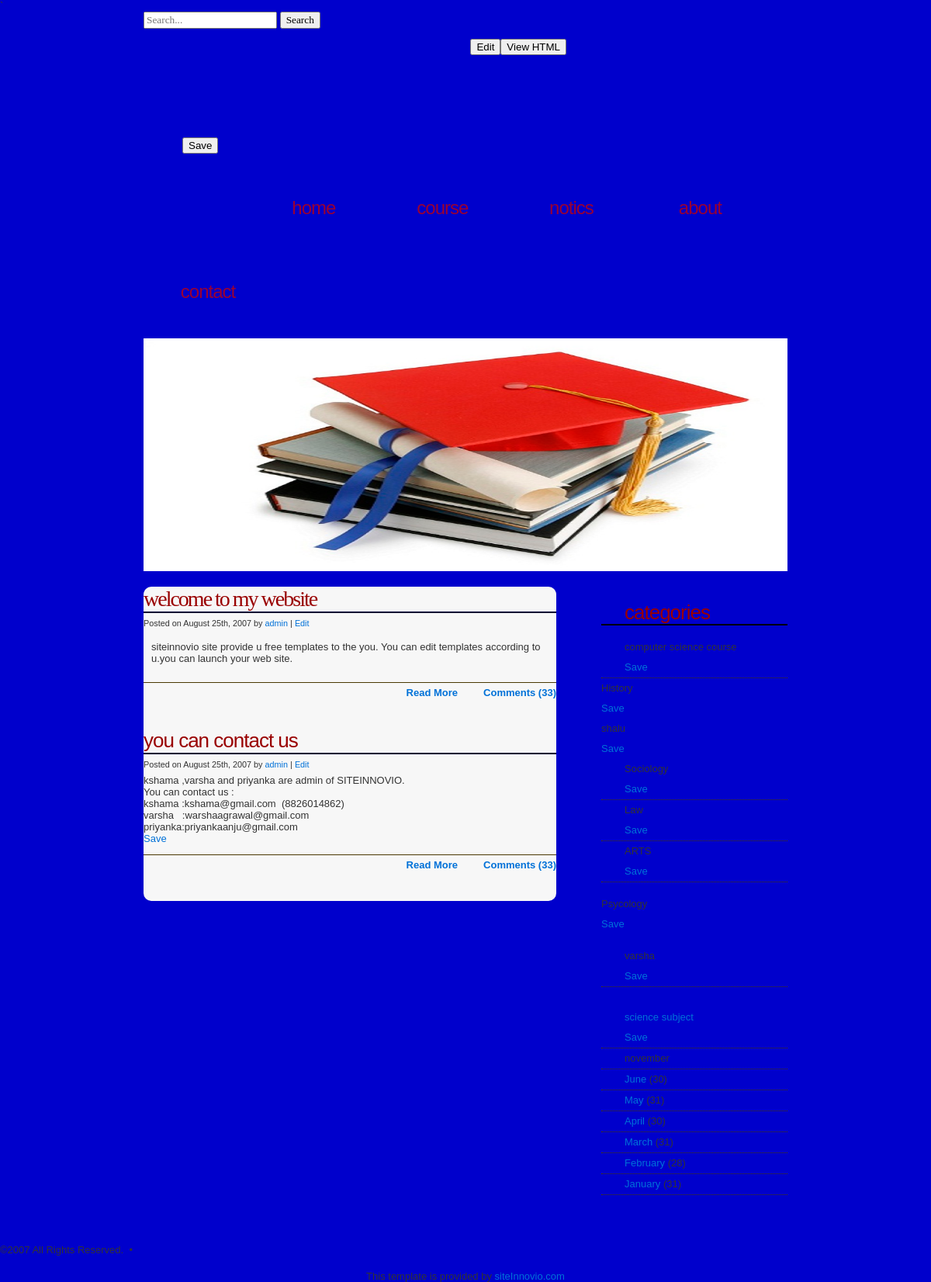
/minor4/edu_template_update.php, run on the app's committed database.
### tables this page shows
CREATE TABLE IF NOT EXISTS `pcontent` (
  `id` varchar(100) NOT NULL,
  `text` text NOT NULL
);

### minor4/edu_template_update.php (the view, shortened to what this page needs)
`<!DOCTYPE html PUBLIC "-//W3C//DTD XHTML 1.0 Strict//EN" "http://www.w3.org/TR/xhtml1/DTD/xhtml1-strict.dtd">
<html xmlns="http://www.w3.org/1999/xhtml">
<head>
<link href="css/default_education.css" rel="stylesheet" type="text/css" media="screen" />
<link href="content.css" rel="stylesheet" type="text/css" media="screen" />
<link href="css/save_bt_in_all_div.css" rel="stylesheet" type="text/css" media="screen" />
<link href="css/google.css" rel="stylesheet" type="text/css" media="screen" />
</head>
<body >
<div id="header">
<form action="https://www.google.co.in/imghp?q=en&sitesearch=ii" method="get">
	<input type="search" id="search-box" name="q" results="5" placeholder="Search..." autocomplete="on" />
	<input id="search-submit" type="submit" value="Search"  />
</form>
	<div id="logo">
		<h1 id="editor"><div id="status"></div>
		<div id="pcontent">
		<div id="editable12" contentEditable="true">
		</div>
		<button id="save12" onClick="callme($(this).prev('div').attr('id'));">Save</button>
		</div></h1>
	</div>
	<div id="menu">
		<ul>
			<li contenteditable data-name="title" id="id21" class="active"><a href="#" accesskey="1" title="">Home</a></li>
			<li contenteditable data-name="title" id="id22"><a href="#" accesskey="2" title="">Course</a></li>
			<li contenteditable data-name="title" id="id23"><a href="#" accesskey="3" title="">Notics</a></li>
			<li contenteditable data-name="title" id="id24"><a href="#" accesskey="4" title="">About</a></li>
			<li contenteditable data-name="title" id="id25"><a href="#" accesskey="5" title="">Contact</a></li>
		</ul>
	</div>
</div>
<div id="gallery">
	<div id="top-photo" >
		<p contenteditable data-name="title" id="imgid"><a href="#"><img label="img1" editable src="images/importance_of_education_1.jpg" alt="" width="830" height="300" /></a></p>
	</div>
</div>
<div id="page">
	<div id="content">
		<div class="post">
			<h1 class="title" contenteditable data-name="title" id="id31">Welcome to My Website</h1>
			<p contenteditable data-name="title" id="id32" class="byline"><small>Posted on August 25th, 2007 by <a href="#">admin</a> | <a href="#">Edit</a></small></p>
		<div id="pcontent">
		<div id="editable" contentEditable="true">
		<?php
			$sql = mysql_query("select text from pcontent where id='1'");
			$row = mysql_fetch_array($sql);
			echo $row['text'];
		?>
		</div>
		</div>
			<p contenteditable data-name="title" id="id34" class="meta"><a href="#" class="more">Read More</a> &nbsp;&nbsp;&nbsp; <a href="#" class="comments">Comments (33)</a></p>
		</div>
		<div class="post">
			<h2 contenteditable data-name="title" id="id41" class="title" >you can contact us </h2>
			<p contenteditable data-name="title" id="id42" class="byline"><small>Posted on August 25th, 2007 by <a href="#">admin</a> | <a href="#">Edit</a></small></p>
		<div id="pcontent">
		<div id="editable1" contentEditable="true">
		<?php
			$sql = mysql_query("select text from pcontent where id='editable1'");
			$row = mysql_fetch_array($sql);
			echo $row['text'];
		?>
		</div>
		<a href="#" id="save1" onClick="callme($(this).prev('div').attr('id'));">Save</a>
		</div>
			<p contenteditable data-name="title" id="id44" class="meta"><a href="#" class="more">Read More</a> &nbsp;&nbsp;&nbsp; <a href="#" class="comments">Comments (33)</a></p>
		</div>
	</div>
	<div id="sidebar">
		<ul>
			<li contenteditable data-name="title" id="id5">
				<h2>Categories</h2>
				<ul>
					<li contenteditable data-name="title" id="id51">
	                <div id="pcontent">
	                <div id="editable2" contentEditable="true">
        <?php
			$sql = mysql_query("select text from pcontent where id='editable2'");
			$row = mysql_fetch_array($sql);
			echo $row['text'];
		?>
		</div>
		<a href="#" id="save3" onClick="callme($(this).prev('div').attr('id'));">Save</a>
		</div>
        </a></li>
	                <div id="pcontent">
	                <div id="editable3" contentEditable="true">
        <?php
			$sql = mysql_query("select text from pcontent where id='editable3'");
			$row = mysql_fetch_array($sql);
			echo $row['text'];
		?>
		</div>
		<a href="#" id="save3" onClick="callme($(this).prev('div').attr('id'));">Save</a>
		</div>
        </a></li>
	                <div id="pcontent">
	                <div id="editable4" contentEditable="true">
        <?php
			$sql = mysql_query("select text from pcontent where id='editable4'");
			$row = mysql_fetch_array($sql);
			echo $row['text'];
		?>
		</div>
		<a href="#" id="save4" onClick="callme($(this).prev('div').attr('id'));">Save</a>
		</div>
        <li>
	                <div id="pcontent">
	                <div id="editable5" contentEditable="true">
        <?php
			$sql = mysql_query("select text from pcontent where id='editable5'");
			$row = mysql_fetch_array($sql);
			echo $row['text'];
		?>
		</div>
		<a href="#" id="save5" onClick="callme($(this).prev('div').attr('id'));">Save</a>
		</div>
        </li>
					<li >
	                <div id="pcontent">
	                <div id="editable6" contentEditable="true">
        <?php
			$sql = mysql_query("select text from pcontent where id='editable6'");
			$row = mysql_fetch_array($sql);
			echo $row['text'];
		?>
		</div>
		<a href="#" id="save6" onClick="callme($(this).prev('div').attr('id'));">Save</a>
		</div>
        </li>
					<li> <div id="status"></div>
	                <div id="pcontent">
	                <div id="editable7" contentEditable="true">
        <?php
			$sql = mysql_query("select text from pcontent where id='editable7'");
			$row = mysql_fetch_array($sql);
			echo $row['text'];
		?>
		</div>
		<a href="#" id="save7" onClick="callme($(this).prev('div').attr('id'));">Save</a>
		</div>
        </li>
				</ul>
			<li>
	                <div id="pcontent">
	                <div id="editable8" contentEditable="true">
        <?php
			$sql = mysql_query("select text from pcontent where id='editable8'");
			$row = mysql_fetch_array($sql);
			echo $row['text'];
		?>
		</div>
		<a href="#" id="save8" onClick="callme($(this).prev('div').attr('id'));">Save</a>
		</div>
				<ul>
					<li ><div id="status"></div>
	                <div id="pcontent">
	                <div id="editable9" contentEditable="true">
        <?php
			$sql = mysql_query("select text from pcontent where id='editable9'");
			$row = mysql_fetch_array($sql);
			echo $row['text'];
		?>
		</div>
		<a href="#" id="save9" onClick="callme($(this).prev('div').attr('id'));">Save<a href="#"
		</div></li>
					<li ><div id="status"></div>
	                <div id="pcontent">
	                <div id="editable10" contentEditable="true">
        <?php
			$sql = mysql_query("select text from pcontent where id='editable10'");
			$row = mysql_fetch_array($sql);
			echo $row['text'];
		?>
		</div>
		<a href="#" id="save10" onClick="callme($(this).prev('div').attr('id'));">Save</a>
		</div></li>
					<li ><div id="status"></div>
	                <div id="pcontent">
	                <div id="editable11" contentEditable="true">
        <?php
			$sql = mysql_query("select text from pcontent where id='editable11'");
			$row = mysql_fetch_array($sql);
			echo $row['text'];
		?>
		</div>
		</div></li>
					<li ><a  contenteditable data-name="title" id="id64"href="#">June</a> (30)</li>
					<li ><a contenteditable data-name="title" id="id65" href="#">May</a> (31)</li>
					<li ><a contenteditable data-name="title" id="id66" href="#">April</a> (30)</li>
					<li ><a contenteditable data-name="title" id="id67" href="#">March</a> (31)</li>
					<li ><a contenteditable data-name="title" id="id68" href="#">February</a> (28)</li>
					<li ><a contenteditable data-name="title" id="id68" href="#">January</a> (31)</li>
				</ul>
			</li>
	</div>
</div>
<div style="clear: both; height: 30px">&nbsp;</div>
<div contenteditable data-name="title" id="id7" id="footer">
	<p>&copy;2007 All Rights Reserved. &nbsp;&bull;&nbsp; </p>
</div>
<div  align=center >This template is provided by <a href='index5k.html'>siteInnovio.com</a></div>
</body>
</html>

### minor4/css/default_education.css (style rules this page uses)
body { margin: 0; padding: 0; font-size: 13px; color:#000000; background-color:#0000CC; }
body, th, td, input, textarea, select, option { font-family:"Times New Roman", Times, serif; }
h1, h2, h3 { text-transform: lowercase; font-family: "Trebuchet MS", Arial, Helvetica, sans-serif; font-weight: normal; color:#990000; }
h1 { letter-spacing: -2px; font-size: 3em; }
h2 { letter-spacing: -1px; font-size: 2em; }
p, ul, ol { line-height: 200%; }
a { color:#993399; }
img { border: none; }
#header { width: 830px; height: 280px; margin: 0 auto; }
#logo { height: 170px; }
#logo h1 { float: left; padding: 40px 40px 0 50px; letter-spacing: -2px; font-size: 48px; }
#gallery { clear: both; width: 830px; height: 300px; margin: 0 auto; overflow:hidden; }
#top-photo p { margin: 0; padding: 0 0 10px 0; overflow:hidden; }
#menu { width: 830px; height: 70px; }
#menu ul { margin: 0; padding: 0; list-style: none; }
#menu li { display: inline; }
#menu a { display: block; float: left; width: 166px; height: 73px; padding-top: 35px; text-transform: lowercase; text-decoration: none; text-align: center; letter-spacing: -1px; font-size: 24px; color:#990033; }
#menu .active a { color:#990033; }
#page { width: 830px; margin: 0 auto; padding: 20px 0; }
#content { float: left; width: 532px; }
.post { padding: 0 0 20px 0; }
.title { margin: 0; border-bottom: 2px solid #000033; }
.byline { margin: 0; }
.meta { border-top: 1px solid #4A3903; text-align: right; color:#33FF33; }
.meta a { padding-left: 15px; font-weight: bold; }
#sidebar { float: right; width: 240px; }
#sidebar ul { margin: 0; padding: 0; list-style: none; }
#sidebar li ul { padding: 15px 0; }
#sidebar li li { padding-left: 30px; border-bottom: 1px dotted #4A3903; }
#sidebar h2 { margin: 0; padding: 20px 0 2px 30px; border-bottom: 2px solid #000000; }
#sidebar a { text-decoration: none; }

### minor4/css/save_bt_in_all_div.css (style rules this page uses)
body { font-family: Helvetica,Arial,sans-serif; color:#333333; font-size:13px; }
h1 { font-family: 'Droid Serif', Georgia, Times, serif; font-size: 28px; }
a { color: #0071D8; text-decoration:none; }
#content { background: #f7f7f7; border-radius: 10px; }
#editable { padding: 10px; }

### data on the page
pcontent: text "siteinnovio site provide u free templates to the you. You can edit templates according to u.you can launch your web site."
pcontent: text "kshama ,varsha and priyanka are admin of SITEINNOVIO. You can contact us : kshama :kshama@gmail.com (8826014862) varsha :warshaagrawal@gmail.com priyanka:priyankaanju@gmail.com"
pcontent: text "computer science course"
pcontent: text "History"
pcontent: text "shalu"
pcontent: text "Sociology"
pcontent: text "Law"
pcontent: text "ARTS"
pcontent: text "Psycology"
pcontent: text "varsha"
pcontent: text "science subject"
pcontent: text "november"
